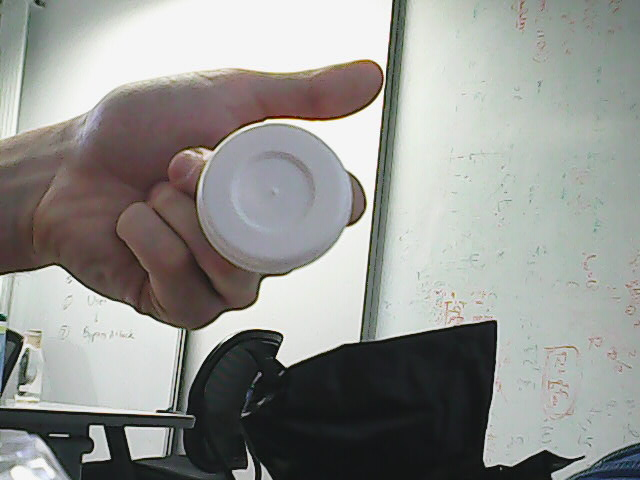
//> input picture sample.jpeg, 640 x 480 px
$ ./dummy   (built with g++ and OpenCV 4)
//> lines starting //> are read from the running program, lines starting //| are printed output that depends on the picture; after the words box and inside, x2 and y2 are one past the last pixel; in counts of white or black regions, pixels touching at a corner belong together
#include <opencv2/opencv.hpp>
#include <opencv2/imgproc.hpp>
#include <cassert>
#include <random>
#include <cstdlib>

using namespace cv;
using namespace std;
Mat greyscale;

#define CAN_THRESH 100
#define POLY_TOLERANCE 0.1

int main () {
	Mat image = imread("sample.jpeg", IMREAD_UNCHANGED);
//> image is the input picture: 480 rows x 640 cols, CV_8UC3; mean B, G, R 144.3, 147.8, 147
	assert(!image.empty() && "No image data!");

	// convert image to greyscale and blur noise
	cvtColor(image, greyscale, COLOR_BGR2GRAY);
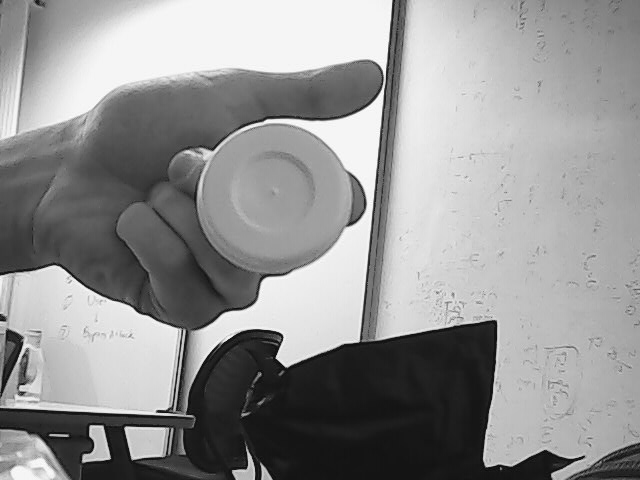
//> greyscale: 480 rows x 640 cols, CV_8UC1; min 6, max 255, mean 147.2
	blur(greyscale, greyscale, Size(3, 3));

	// find edges
	Mat edges;
	Canny(greyscale, edges, CAN_THRESH, CAN_THRESH*2);
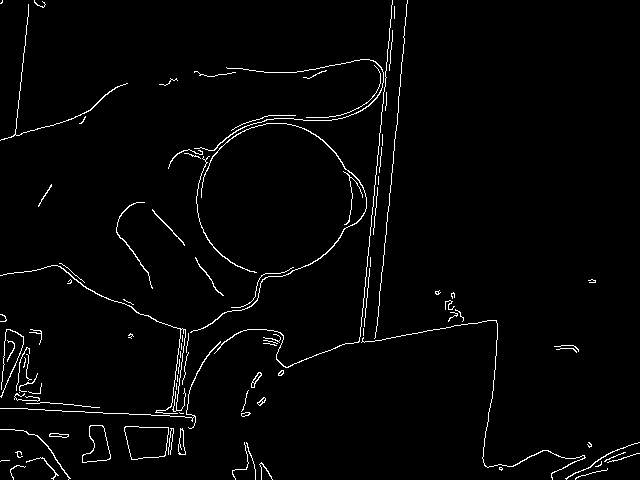
//> edges: 480 rows x 640 cols, CV_8UC1; 2.3% white in thin lines or dots

	// find contours (connected edges)
	vector<vector<Point> > contours;
	vector<Vec4i> tree;
	findContours(edges, contours, tree, RETR_TREE, CHAIN_APPROX_NONE);
//> contours = 108 contours, 81 with area under 20; largest, box (x1, y1, x2, y2) and area: (124, 426, 169, 460) 1211, (124, 426, 169, 460) 1207, (82, 425, 111, 463) 630, (82, 425, 111, 463) 616, (190, 123, 367, 333) 148; tree = 108 items, first 8: [1, -1, -1, -1], [3, 0, 2, -1], [-1, -1, -1, 1], [4, 1, -1, -1], [5, 3, -1, -1], [6, 4, -1, -1], [7, 5, -1, -1], [8, 6, -1, -1]

	// find bounding boxes, circles, and centroids for polygon-ish contours
	vector<vector<Point> > poly_contours (contours.size());
//> poly_contours = 108 empty contours
	vector<Rect> boxes (contours.size());
	vector<Point2f> centers (contours.size());
	vector<float> radii (contours.size());

	for (size_t i = 0; i < contours.size(); ++i) {
		approxPolyDP(contours[i], poly_contours[i], POLY_TOLERANCE, true);
		boxes[i] = boundingRect(poly_contours[i]);
		minEnclosingCircle( poly_contours[i], centers[i], radii[i]);
	}
//> this loop made 108 passes
//> after the loop, poly_contours has the same summary as contours; boxes = 108 Rects (x, y, width, height), first 8: [575, 468, 33, 12], [499, 467, 4, 4], [499, 467, 4, 3], [10, 465, 16, 15], [259, 462, 14, 18], [595, 461, 7, 6], [0, 460, 10, 2], [26, 457, 33, 23]; centers = 108 Points (x, y), first 12: [591, 473.5], [500.3, 468.3], [500.5, 468], [18.39, 471.9], [266.5, 470.5], [598, 463.5], [4.5, 460.5], [42, 468], [623, 457.5], [614.5, 456.5], [18.5, 454], [602, 460]; radii = 108 values, max 197.7 at index 105, min 0.0001 at index 33, mean 21

	// draw boxes and contours
	Mat bounding = Mat::zeros(edges.size(), CV_8UC3);
	Mat cont = Mat::zeros(edges.size(), CV_8UC3);
	for (size_t i = 0; i < contours.size(); ++i) {
		Scalar color = Scalar(rand() % 256, rand() % 256, rand() % 256);
		drawContours(cont, poly_contours, (int) i, color);
		rectangle(bounding, boxes[i].tl(), boxes[i].br(), color, 2);
		circle(bounding, centers[i], (int) radii[i], color, 2);
	}
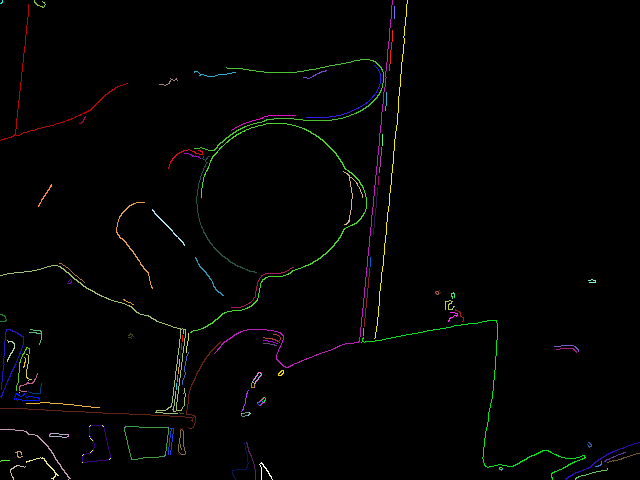
//> cont: 480 rows x 640 cols, CV_8UC3; mean B, G, R 2.2, 2.9, 2.8
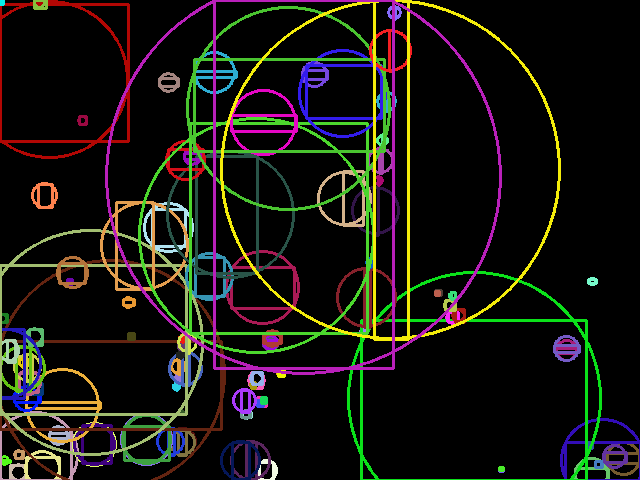
//> bounding: 480 rows x 640 cols, CV_8UC3; mean B, G, R 17.1, 22.4, 24.2

	imshow("Boxes", bounding);
	imshow("Contours", cont);
	imshow("Image", image);

	waitKey(0);
	return 0;
}
